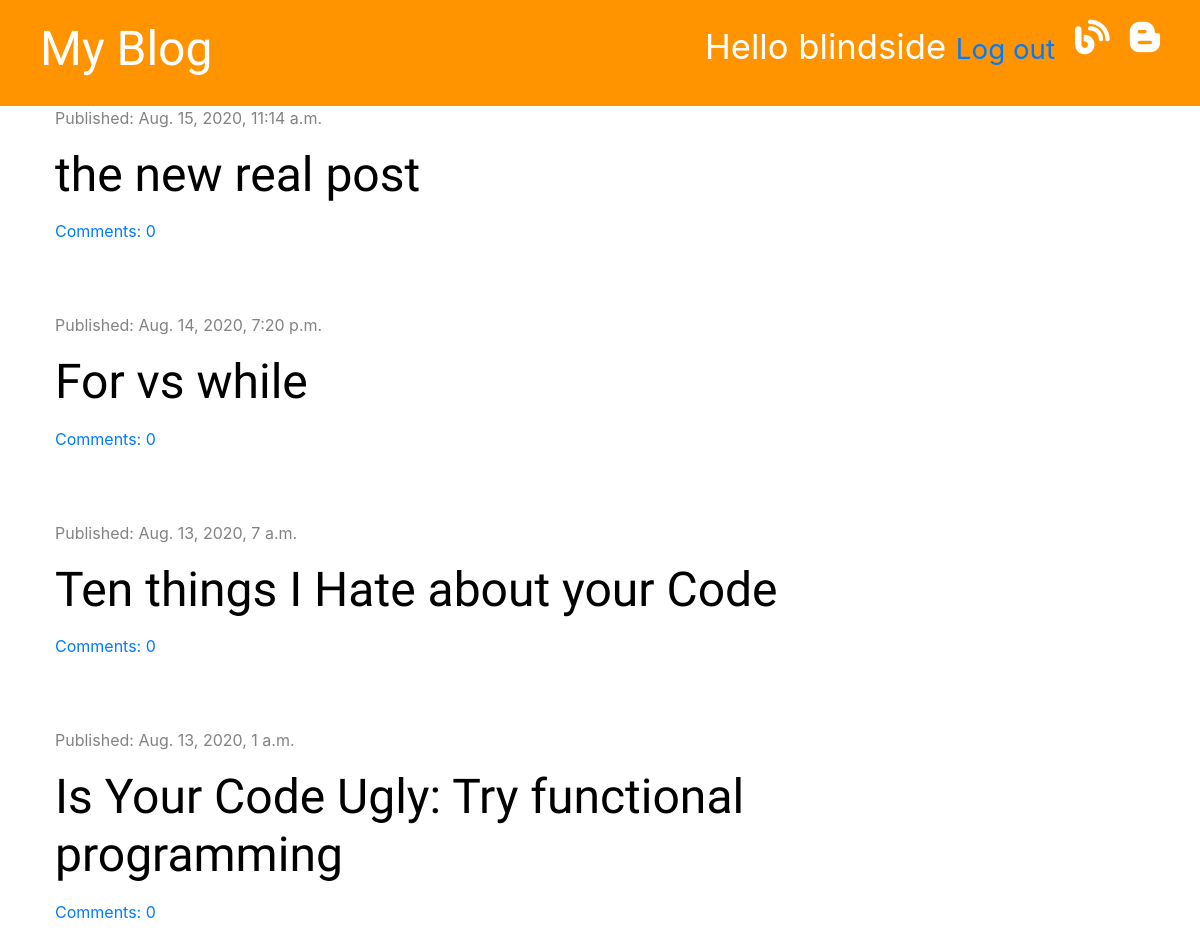
The app's page / (signed in) with its own data.
### blog/models.py (models this page shows, shortened)
class Post(models.Model):
    author = models.ForeignKey('auth.User', on_delete=models.CASCADE)
    title = models.CharField(max_length=200)
    text = models.TextField()
    created_date = models.DateTimeField(default= timezone.now)
    published_date = models.DateTimeField(blank=True, null=True)
    def approved_comments(self):
        return self.comments.filter(approved=True)

### blog/views.py (the view)
# urls.py: path('', views.post_list, name='post_list'),
def post_list(request):
    posts = Post.objects.filter(published_date__lte=timezone.now()).order_by('-published_date')
    stuff_for_frontend = {'posts': posts}
    return render(request, 'blog/post_list.html', stuff_for_frontend)

### blog/templatetags/markdownify.py (called while the page is built)
@register.filter
def markdown(value):
    renderer = HighlightRenderer()
    markdown = mistune.Markdown(renderer=renderer)
    return markdown(value)

### blog/templates/blog/post_list.html (shortened to what this page needs)
{% extends 'blog/base.html' %}
{% load markdownify %}
{% block content %}
    {% for post in posts %}
    <div class="post">
        <div class="date">
            <p>Published: {{ post.published_date }}</p>
        </div>
            <h1><a href="{% url 'post_detail' pk=post.pk %}">{{ post.title }}</a></h1>
        <a href="{% url 'post_detail' pk=post.pk %}">Comments: {{ post.approved_comments.count }}</a>
    </div>
    {% endfor %}
{% endblock %}

### blog/templates/blog/base.html (shortened to what this page needs)
{% load static %}
<!DOCTYPE html>
<html lang="en">
<head>
    <link rel="stylesheet" href="https://stackpath.bootstrapcdn.com/bootstrap/4.5.2/css/bootstrap.min.css"
>
    <link rel="stylesheet" href="{% static 'css/blog.css' %}">
    <link rel="stylesheet" href="{% static 'css/zenburn.css' %}">
</head>
<body>
    <div class="page-header">
        {% if user.is_authenticated %}
            <a href="{% url "post_draft_list" %}"><i class="fab fa-blogger-b 3x top-menu"></i></a>
            <a href="{% url "post_new" %}"><i class="fas fa-blog top-menu"></i></a>
            <p class="top-menu">Hello {{ user.username }} <small><a href="{% url 'logout' %}">Log out</a></small></p>
        {% else %}
            <a href="{% url 'login' %}"  class="top-menu"><i class="fas fa-sign-in-alt"></i></a>
        {% endif %}
        <h1><a href="{% url 'post_list' %}">My Blog</a></h1>
    </div>
    <div class="content container">
        <div class="row">
            <div class="col-md-8">
                {% block content %}
                {% endblock %}
            </div>
        </div>
    </div>
</body>
</html>

### blog/static/css/blog.css (style rules this page uses)
.page-header { background-color: #ff9400; margin-top: 0; padding: 20px 20px 20px 40px; }
.page-header h1, .page-header h1 a { color: #ffffff; font-size: 36pt; text-decoration: none; }
.date { color: #828282; }
.post { margin-bottom: 70px; }
h1, h2, h3, h4 { font-family: 'Tangerine', 'Inconsolata', 'Droid Sans', serif; font-size: 48px; }
.post h1 a { color: #000000; }
.content { margin-left: 40px; }
.top-menu { color: #ffffff; float: right; font-size: 26pt; margin-right: 20px; }

### records on screen
Post: published_date "Aug. 15, 2020, 11:14 a.m.", title "the new real post", approved_comments.count "0"
Post: published_date "Aug. 14, 2020, 7:20 p.m.", title "For vs while", approved_comments.count "0"
Post: published_date "Aug. 13, 2020, 7 a.m.", title "Ten things I Hate about your Code", approved_comments.count "0"
Post: published_date "Aug. 13, 2020, 1 a.m.", title "Is Your Code Ugly: Try functional programming", approved_comments.count "0"

### other values on screen
{{ user.username }} "blindside"
